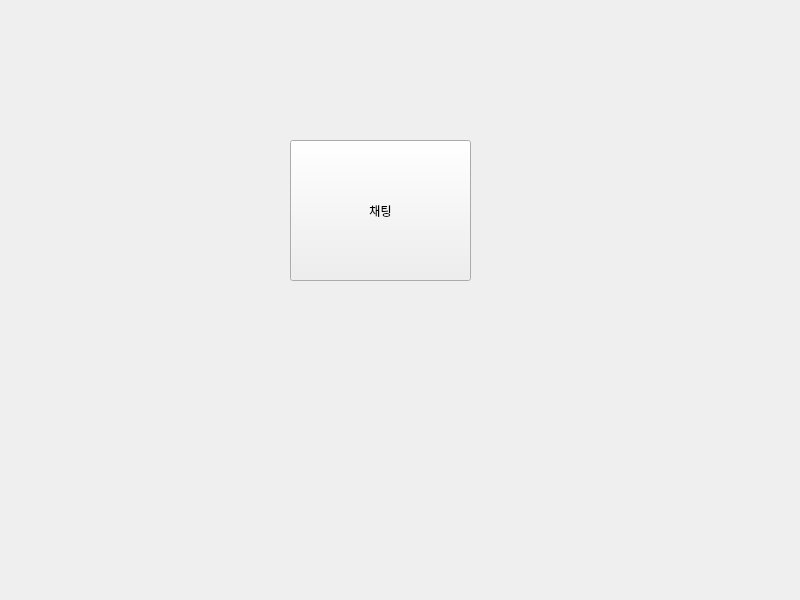
<?xml version="1.0" encoding="UTF-8"?>
<ui version="4.0">
 <class>MainWindow</class>
 <widget class="QMainWindow" name="MainWindow">
  <property name="geometry">
   <rect>
    <x>0</x>
    <y>0</y>
    <width>800</width>
    <height>600</height>
   </rect>
  </property>
  <property name="windowTitle">
   <string>MainWindow</string>
  </property>
  <widget class="QWidget" name="centralwidget">
   <widget class="QPushButton" name="chat_btn">
    <property name="geometry">
     <rect>
      <x>290</x>
      <y>140</y>
      <width>181</width>
      <height>141</height>
     </rect>
    </property>
    <property name="text">
     <string>채팅</string>
    </property>
   </widget>
  </widget>
 </widget>
 <resources/>
 <connections/>
</ui>
